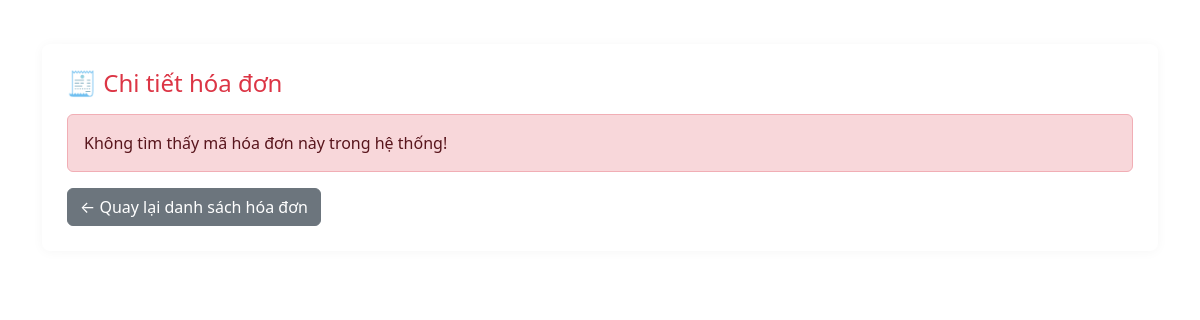
Page /controller/invoice_detail.php?id=HD20250806143556244 (signed in) on the earlier database version.
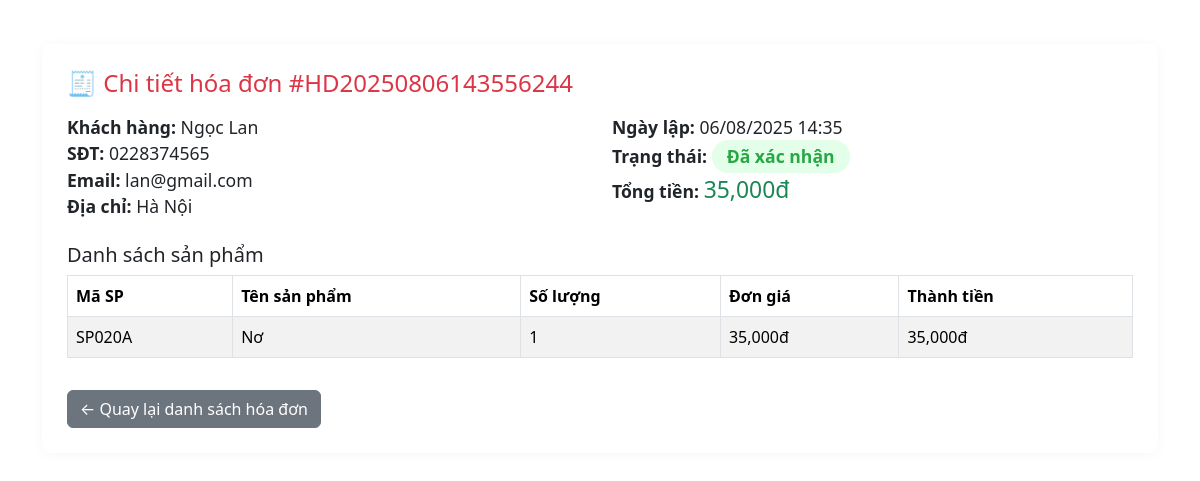
Same page on the later database version.
### tables this page shows
CREATE TABLE `hoadon` (
  `ID` int(11) NOT NULL,
  `MAHD` varchar(20) NOT NULL,
  `TONGTIEN` float DEFAULT NULL,
  `NGAYLAP` datetime DEFAULT NULL,
  `TRANGTHAI` varchar(20) DEFAULT NULL,
  `MAKH` varchar(10) NOT NULL
);

CREATE TABLE `khachhang` (
  `ID` int(11) NOT NULL,
  `MAKH` varchar(10) NOT NULL,
  `TENKH` varchar(100) DEFAULT NULL,
  `GIOITINH` varchar(10) DEFAULT NULL,
  `NGAYSINH` date DEFAULT NULL,
  `DIACHI` varchar(500) DEFAULT NULL,
  `SDT` varchar(15) DEFAULT NULL,
  `EMAIL` varchar(100) DEFAULT NULL
);

CREATE TABLE `chitiethoadon` (
  `MASP` varchar(10) NOT NULL,
  `MAHD` varchar(20) NOT NULL,
  `SOLUONG` int(11) DEFAULT 1,
  `DONGIA` float DEFAULT 0
);

CREATE TABLE `sanpham` (
  `ID` int(11) NOT NULL,
  `MASP` varchar(10) NOT NULL,
  `TENSP` varchar(100) DEFAULT NULL,
  `MAUSAC` varchar(20) DEFAULT NULL,
  `KICHTHUOC` varchar(50) DEFAULT NULL,
  `GIA` int(11) DEFAULT NULL,
  `MOTA` varchar(500) DEFAULT NULL,
  `HINHANH` varchar(255) DEFAULT NULL,
  `MADM` varchar(10) NOT NULL,
  `hot` tinyint(1) DEFAULT 0,
  `news` tinyint(1) DEFAULT 0,
  `outsale` tinyint(1) DEFAULT 0,
  `SOLUONG` int(11) DEFAULT 0,
  `GROUPSP` varchar(10) DEFAULT NULL,
  `is_main` tinyint(1) DEFAULT 0,
  `MALOAI` varchar(10) DEFAULT NULL,
  `IS_DELETED` tinyint(1) DEFAULT 0 COMMENT 'Trạng thái xóa mềm: 0=Hiển thị, 1=Đã ẩn'
);

### controller/invoice_detail.php (the view, shortened to what this page needs)
<?php
$db = new database();
$conn = $db->getConnection();
$mahd = $_GET['id'] ?? '';
$hoadon = null;
$sanphams = [];
if ($mahd) {
    $stmt = $conn->prepare("
        SELECT hd.*, kh.TENKH, kh.SDT, kh.EMAIL, kh.DIACHI
        FROM hoadon hd
        LEFT JOIN khachhang kh ON hd.MAKH = kh.MAKH
        WHERE hd.MAHD = ?
    ");
    $stmt->execute([$mahd]);
    $hoadon = $stmt->fetch(PDO::FETCH_ASSOC);
    if ($hoadon) {
        $stmt = $conn->prepare("
            SELECT sp.MASP, sp.TENSP, cthd.SOLUONG, cthd.DONGIA, (cthd.SOLUONG * cthd.DONGIA) as THANHTIEN
            FROM chitiethoadon cthd
            LEFT JOIN sanpham sp ON cthd.MASP = sp.MASP
            WHERE cthd.MAHD = ?
        ");
        $stmt->execute([$mahd]);
        $sanphams = $stmt->fetchAll(PDO::FETCH_ASSOC);
    }
}
?>
<!DOCTYPE html>
<html lang="vi">
<head>
  <link href="https://cdn.jsdelivr.net/npm/bootstrap@5.3.2/dist/css/bootstrap.min.css" rel="stylesheet">
</head>
<body>
<div class="container py-4">
  <div class="table-section">
    <h4 class="hd-title mb-3">
      🧾 Chi tiết hóa đơn <?= $hoadon ? "#".htmlspecialchars($hoadon['MAHD']) : "" ?>
    </h4>
    <?php if (!$mahd): ?>
      <div class="alert alert-info">Chưa chọn hóa đơn nào.</div>
    <?php elseif (!$hoadon): ?>
      <div class="alert alert-danger">Không tìm thấy mã hóa đơn này trong hệ thống!</div>
    <?php else: ?>
      <div class="row mb-4">
        <div class="col-md-6">
          <div class="hd-meta">
            <strong>Khách hàng:</strong> <?= htmlspecialchars($hoadon['TENKH']) ?><br>
            <strong>SĐT:</strong> <?= htmlspecialchars($hoadon['SDT']) ?><br>
            <strong>Email:</strong> <?= htmlspecialchars($hoadon['EMAIL']) ?><br>
            <strong>Địa chỉ:</strong> <?= htmlspecialchars($hoadon['DIACHI']) ?>
          </div>
        </div>
        <div class="col-md-6">
          <div class="hd-meta">
            <strong>Ngày lập:</strong> <?= date('d/m/Y H:i', strtotime($hoadon['NGAYLAP'])) ?><br>
            <strong>Trạng thái:</strong>
            <?php
              $st = $hoadon['TRANGTHAI'];
$cls = '';
              if ($st == 'Đã xác nhận') $cls = 'status-checked';
              elseif ($st == 'Chờ xác nhận') $cls = 'status-pending';
              elseif ($st == 'Đã hủy') $cls = 'status-cancel';
              else $cls = 'status-delivered';
            ?>
            <span class="status-label <?= $cls ?>"><?= htmlspecialchars($st) ?></span><br>
            <strong>Tổng tiền:</strong>
            <span style="font-size:1.3em;color:#198754"><?= number_format($hoadon['TONGTIEN']) ?>đ</span>
          </div>
        </div>
      </div>
      <h5>Danh sách sản phẩm</h5>
      <div class="table-responsive mb-3">
        <table class="table table-bordered table-striped">
          <thead>
            <tr>
              <th>Mã SP</th>
              <th>Tên sản phẩm</th>
              <th>Số lượng</th>
              <th>Đơn giá</th>
              <th>Thành tiền</th>
            </tr>
          </thead>
          <tbody>
            <?php foreach($sanphams as $sp): ?>
            <tr>
              <td><?= htmlspecialchars($sp['MASP']) ?></td>
              <td><?= htmlspecialchars($sp['TENSP']) ?></td>
              <td><?= $sp['SOLUONG'] ?></td>
              <td><?= number_format($sp['DONGIA']) ?>đ</td>
              <td><?= number_format($sp['THANHTIEN']) ?>đ</td>
            </tr>
            <?php endforeach; ?>
          </tbody>
        </table>
      </div>
    <?php endif; ?>
    <a href="/web_3/view/admin.php?section=chitiethoadon" class="btn btn-secondary">← Quay lại danh sách hóa đơn</a>
  </div>
</div>
</body>
</html>

Differences in the rows shown:
added hoadon: MAHD "HD20250806143556244", khachhang.TENKH "Ngọc Lan", khachhang.SDT "0228374565", khachhang.EMAIL "lan@gmail.com", khachhang.DIACHI "Hà Nội", NGAYLAP "06/08/2025 14:35", TRANGTHAI "Đã xác nhận", TONGTIEN "35,000"
added chitiethoadon: sanpham.MASP "SP020A", sanpham.TENSP "Nơ", SOLUONG "1", DONGIA "35,000", THANHTIEN "35,000"
Other differences:
text no longer shown: "Không tìm thấy mã hóa đơn này trong hệ thống!"
text now shown: "# Khách hàng: SĐT: Email: Địa chỉ: Ngày lập: Trạng thái: Tổng tiền: đ Danh sách sản phẩm Mã SP Tên sản phẩm Số lượng Đơn giá Thành tiền"
